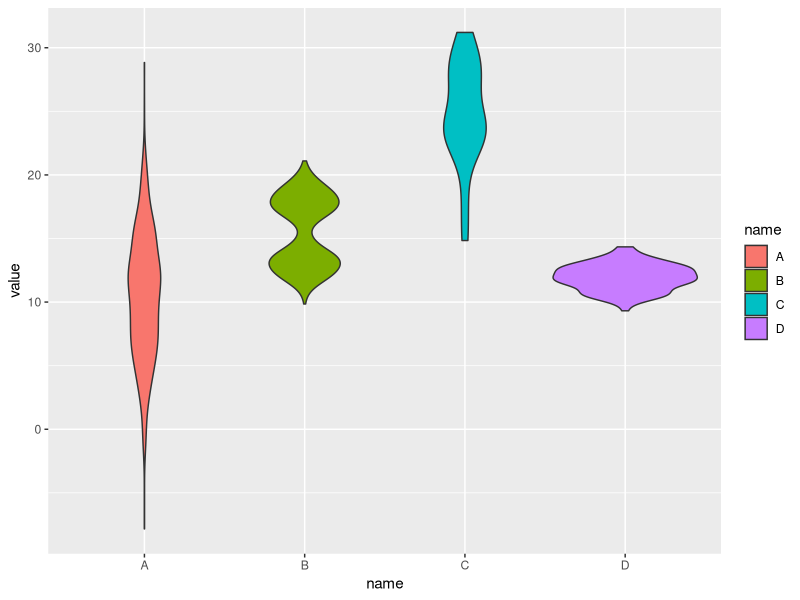

This chart was generated by the following R code:
## ---- chunk 1
# Library
library(ggplot2)

## ---- chunk 2
# create a dataset
data <- data.frame(
  name=c( rep("A",500), rep("B",500), rep("B",500), rep("C",20), rep('D', 100)  ),
  value=c( rnorm(500, 10, 5), rnorm(500, 13, 1), rnorm(500, 18, 1), rnorm(20, 25, 4), rnorm(100, 12, 1) )
)
## ---- chunk 3
# Most basic violin chart
p <- ggplot(data, aes(x=name, y=value, fill=name)) + # fill=name allow to automatically dedicate a color for each group
  geom_violin()
## ---- chunk 4
p
